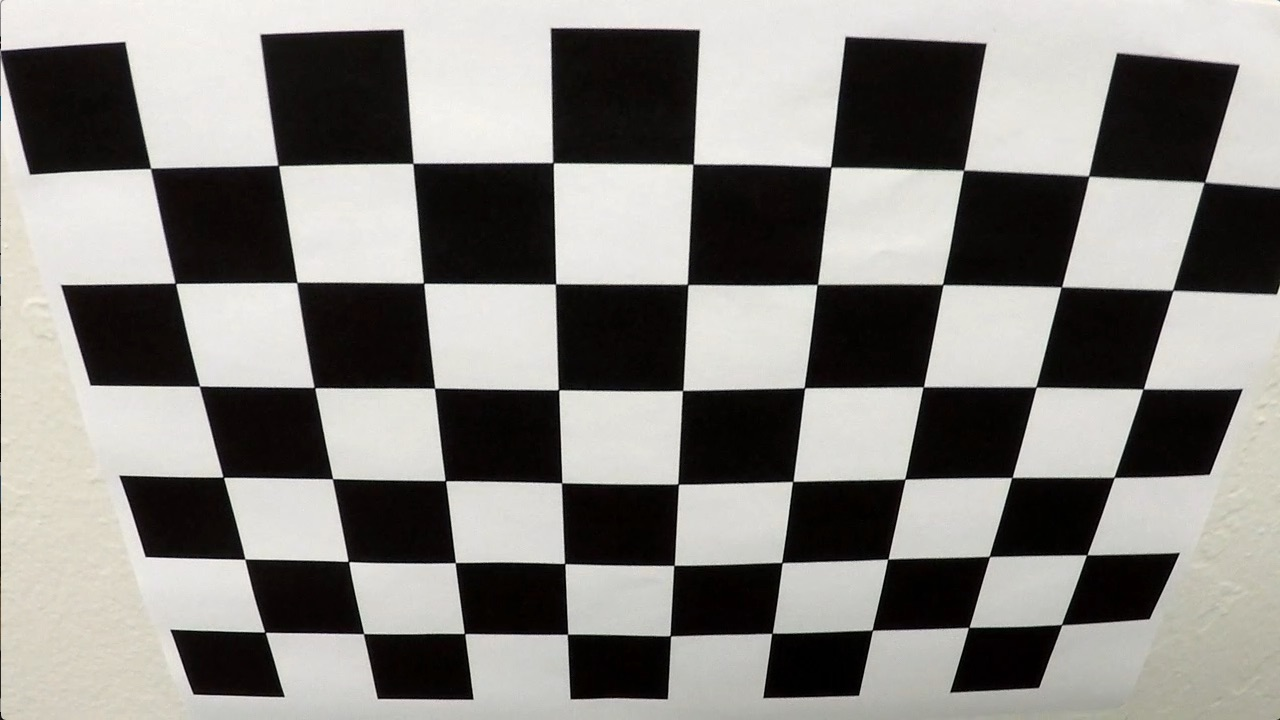
#> input picture camera_cal/calibration2.jpg, 1280 x 720 px; the run also reads 1 picture not shown here
$ jupyter execute P4_adv_lane_finding.ipynb
#> lines starting #> are read from the running program, lines starting #| are printed output that depends on the picture; after the words box and inside, x2 and y2 are one past the last pixel; in counts of white or black regions, pixels touching at a corner belong together
[cell 1]
#Calibrating the camera
import numpy as np
import cv2
import matplotlib.pyplot as plt
import matplotlib.image as mpimg

# prepare object points
nx = 9 #TODO: enter the number of inside corners in x
ny = 6 #TODO: enter the number of inside corners in y

# Make a list of calibration images
fname = './camera_cal/calibration2.jpg'
img = cv2.imread(fname)
#> img is the input picture: shape (720, 1280, 3); mean B, G, R 128.5, 132.4, 134.4

# Convert to grayscale
gray = cv2.cvtColor(img, cv2.COLOR_BGR2GRAY)

# Find the chessboard corners
ret, corners = cv2.findChessboardCorners(gray, (nx, ny), None)
#> ret = True; corners = 54 rows, first 8: [150.6, 168.4], [278.3, 165.4], [412.9, 163.5], [553, 162.6], [693.2, 164.2], [830.6, 166.9], [963.5, 170.4], [1088.6, 176.1]

# If found, draw corners
if ret == True:
    # Draw and display the corners
    cv2.drawChessboardCorners(img, (nx, ny), corners, ret)
#> img: shape (720, 1280, 3); 3.76% of pixels changed, all inside (x1, y1, x2, y2) = (145, 157, 1211, 643)
    plt.imshow(img)

[cell 2]
# prepare object points, like (0,0,0), (1,0,0), (2,0,0) ....,(6,5,0)
import glob

objp = np.zeros((6*9,3), np.float32)
objp[:,:2] = np.mgrid[0:9, 0:6].T.reshape(-1,2)

#print(" objp = ",objp)
# Arrays to store object points and image points from all the images.
objpoints = [] # 3d points in real world space
imgpoints = [] # 2d points in image plane.

# Make a list of calibration images
images = glob.glob('camera_cal/calibration*.jpg')

# Step through the list and search for chessboard corners
for idx, fname in enumerate(images):
    img = cv2.imread(fname)
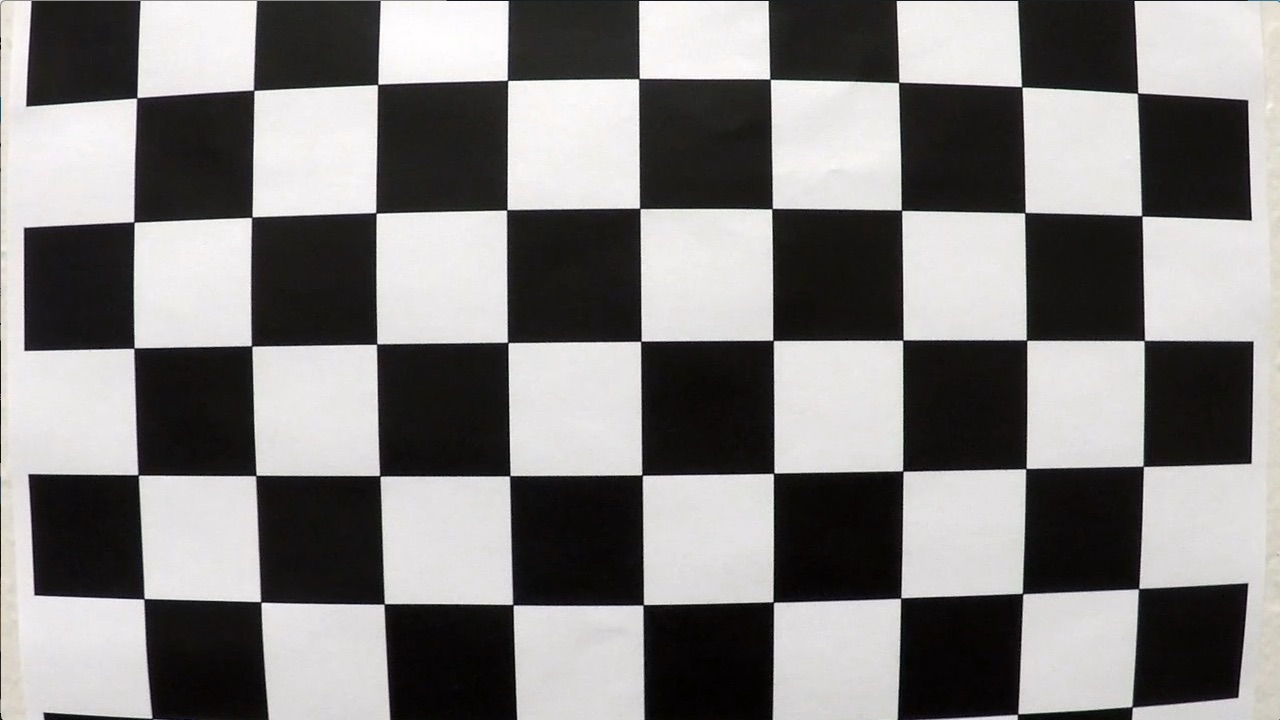
#> input picture camera_cal/calibration1.jpg, 1280 x 720 px
#> img is the input picture: shape (720, 1280, 3); mean B, G, R 127.8, 128.4, 130.1
    gray = cv2.cvtColor(img, cv2.COLOR_BGR2GRAY)

    # Find the chessboard corners
    ret, corners = cv2.findChessboardCorners(gray, (9,6), None)
#> ret = False; corners = None

    # If found, add object points, image points
    if ret == True:
        objpoints.append(objp)
        imgpoints.append(corners)

        # Draw and display the corners
        cv2.drawChessboardCorners(img, (9,6), corners, ret)
        #write_name = 'corners_found'+str(idx)+'.jpg'
        #cv2.imwrite(write_name, img)
        cv2.imshow('img', img)
        cv2.waitKey(500)
    else :
        print("Not used- ",fname)
#> pass 2 of the loop `for idx, fname in enumerate(images):`:
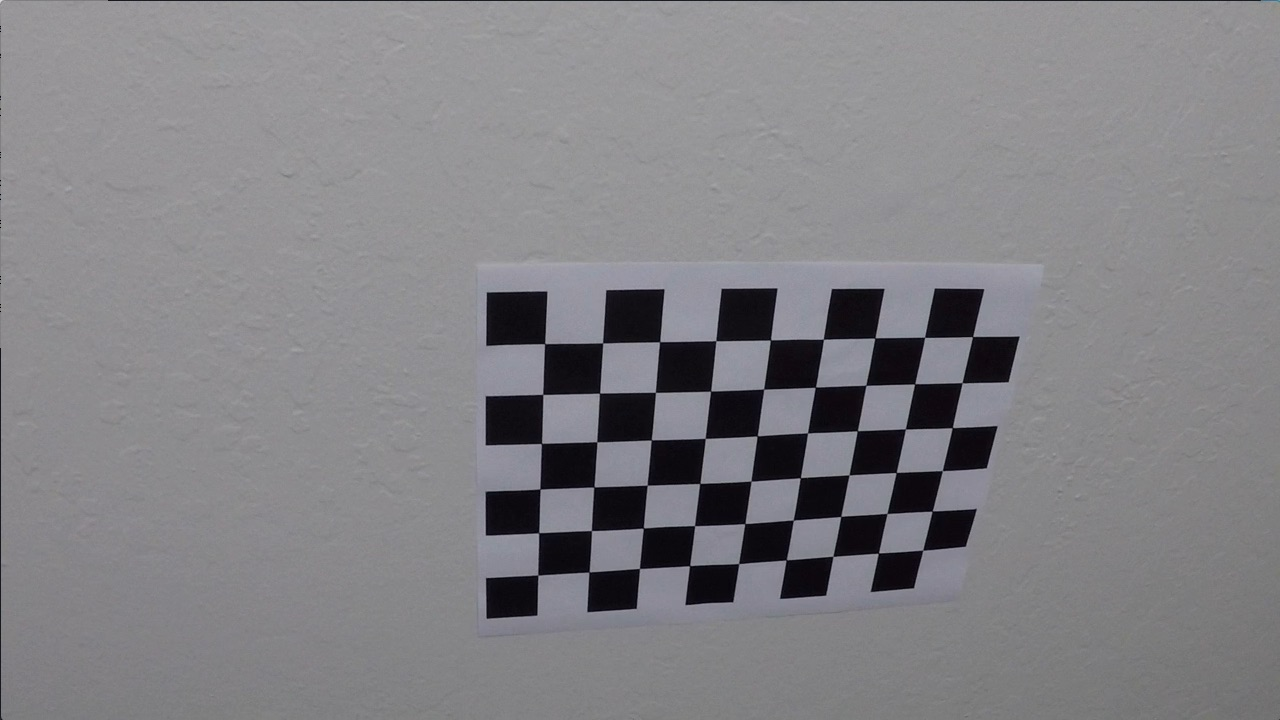
#> input picture camera_cal/calibration10.jpg, 1280 x 720 px
#> img is the input picture: shape (720, 1280, 3); mean B, G, R 133.1, 129.4, 130.2
#> `ret, corners = cv2.findChessboardCorners(gray, (9,6), None)`: ret = True; corners = 54 rows, first 8: [545.3, 343.1], [602.7, 342.8], [660.1, 341.3], [715.8, 340.7], [770.6, 340], [823.5, 339.2], [874.3, 338.5], [925.1, 337.4]
#> `cv2.drawChessboardCorners(img, (9,6), corners, ret)`:
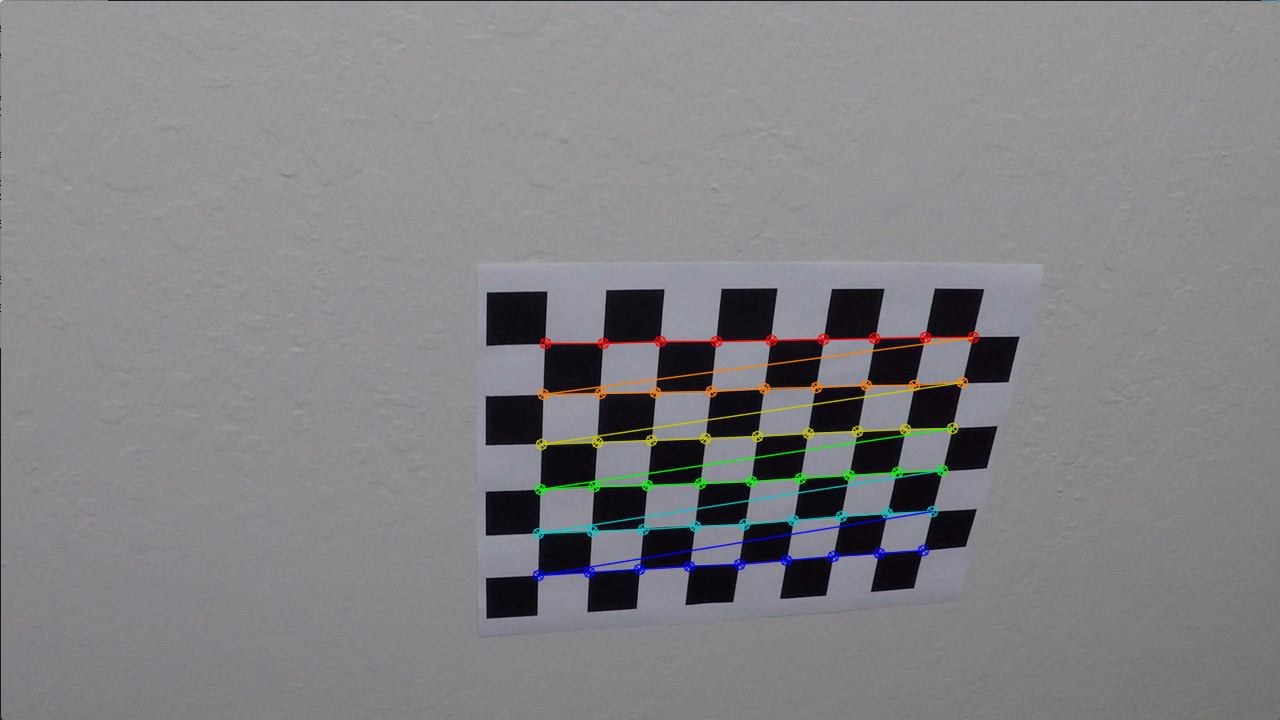
#> img: shape (720, 1280, 3); 1.91% of pixels changed, all inside (x1, y1, x2, y2) = (532, 331, 980, 582)

cv2.destroyAllWindows()

[cell 3]
import pickle
img = mpimg.imread('test_images/straight_lines1.jpg')
gray = cv2.cvtColor(img, cv2.COLOR_RGB2GRAY)
plt.imshow(gray, cmap = 'gray')
print(gray.shape)
#| (720, 1280)

# Do camera calibration given object points and image points
ret, mtx, dist, rvecs, tvecs = cv2.calibrateCamera(objpoints, imgpoints, gray.shape[::-1],None,None)

undistorted = cv2.undistort(gray, mtx, dist, None, mtx)
cv2.imwrite('output_images/test_undist.jpg',undistorted)

# Save the camera calibration result for later use (we won't worry about rvecs / tvecs)
dist_pickle = {}
dist_pickle["mtx"] = mtx
dist_pickle["dist"] = dist
pickle.dump( dist_pickle, open( "output_images/wide_dist_pickle.p", "wb" ) )
#dst = cv2.cvtColor(dst, cv2.COLOR_BGR2RGB)
# Visualize undistortion
f, (ax1, ax2) = plt.subplots(1, 2, figsize=(20,10))
ax1.imshow(img, cmap = 'gray')
ax1.set_title('Original Image', fontsize=30)
ax2.imshow(undistorted, cmap = 'gray')
ax2.set_title('Undistorted Image', fontsize=30)

## Perspective Transform

[cell 4]
dist_pickle = pickle.load( open( "output_images/wide_dist_pickle.p", "rb" ) )
mtx = dist_pickle["mtx"]
dist = dist_pickle["dist"]

# Read in an image
img = mpimg.imread('camera_cal/calibration3.jpg')
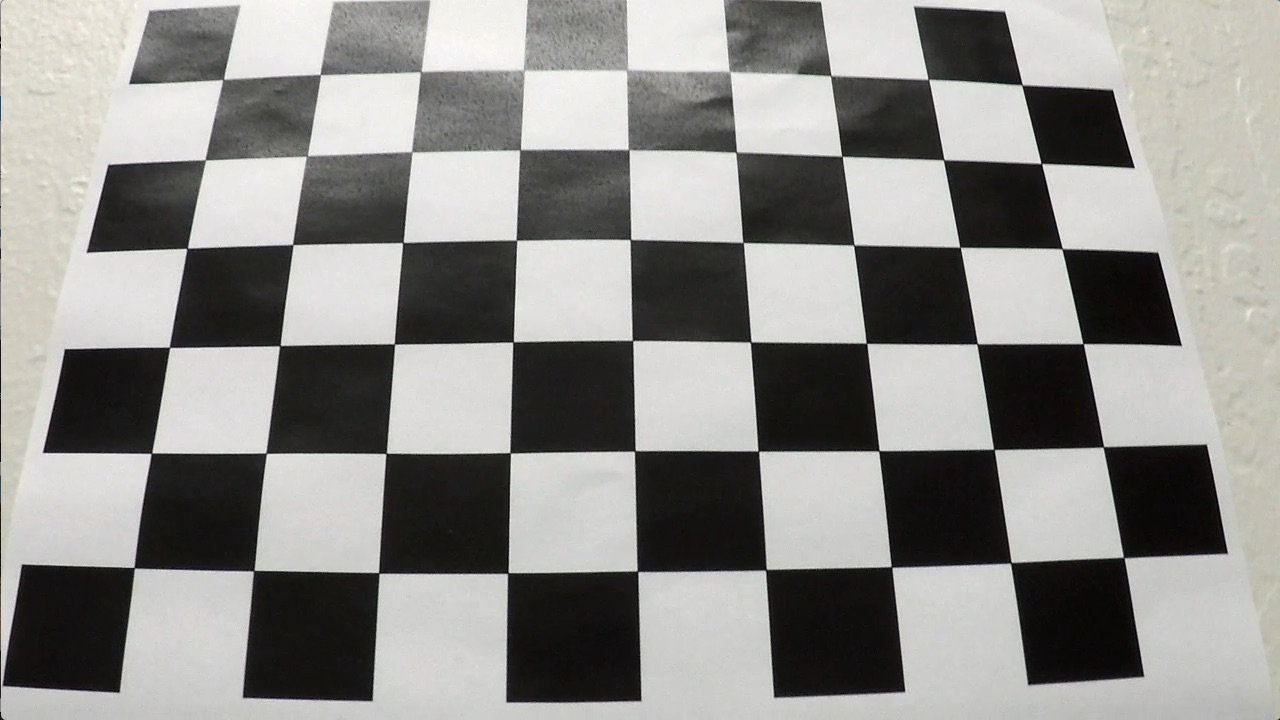
#> input picture camera_cal/calibration3.jpg, 1280 x 720 px
#> img is the input picture: shape (720, 1280, 3); mean R, G, B 141.8, 141, 138.1
nx = 9 # the number of inside corners in x
ny = 6 # the number of inside corners in y
print("Image shape", img.shape)
#| Image shape (720, 1280, 3)
size_y = img.shape[0]
size_x = img.shape[1]
print("size_y",size_y)
#| size_y 720
print("size_x",size_x)
#| size_x 1280

MARGIN = 100
# MODIFY THIS FUNCTION TO GENERATE OUTPUT
# THAT LOOKS LIKE THE IMAGE ABOVE
def corners_unwarp(img, nx, ny, mtx, dist):
    # Pass in your image into this function
    # Write code to do the following steps
    # 1) Undistort using mtx and dist
#> called with nx = 9, ny = 6, mtx = array of shape (3, 3), dist = array of shape (1, 5)
    img = cv2.undistort(img, mtx, dist, None, mtx)
    # 2) Convert to grayscale
    gray = cv2.cvtColor(img, cv2.COLOR_BGR2GRAY)
    # 3) Find the chessboard corners
    ret, corners = cv2.findChessboardCorners(gray, (nx,ny),None)
    # 4) If corners found:
            # a) draw corners
            # b) define 4 source points src = np.float32([[,],[,],[,],[,]])
                 #Note: you could pick any four of the detected corners
                 # as long as those four corners define a rectangle
                 #One especially smart way to do this would be to use four well-chosen
                 # corners that were automatically detected during the undistortion steps
                 #We recommend using the automatic detection of corners in your code
            # c) define 4 destination points dst = np.float32([[,],[,],[,],[,]])
            # d) use cv2.getPerspectiveTransform() to get M, the transform matrix
            # e) use cv2.warpPerspective() to warp your image to a top-down view
    #print(corners)
    if ret== True:
        cv2.drawChessboardCorners(img, (nx,ny), corners,ret)
#> img: shape (720, 1280, 3); mean of channels 0, 1, 2 134.7, 134.9, 132
        # source points
        src = corners[0,0,:]
        src = np.append(src,corners[nx-1,0,:])
        src = np.append(src,corners[nx*ny-nx,0,:])
        src = np.append(src,corners[nx*ny-1,0,:])
        src = src.reshape(-1,2)

        #print("src",src)

        # destination points

        dst = np.float32([[MARGIN,MARGIN],[size_x-MARGIN,MARGIN],[MARGIN,size_y-MARGIN],[size_x-MARGIN,size_y-MARGIN]])
        print("src.shape",src.shape)
#| src.shape (4, 2)
        print("dst.shape",dst.shape)
#| dst.shape (4, 2)
        M = cv2.getPerspectiveTransform(src,dst)
        warped = cv2.warpPerspective(img, M, (size_x,size_y) , flags=cv2.INTER_LINEAR)

    return warped, M

top_down, perspective_M = corners_unwarp(img, nx, ny, mtx, dist)
f, (ax1, ax2) = plt.subplots(1, 2, figsize=(24, 9))
f.tight_layout()
ax1.imshow(img)
ax1.set_title('Original Image', fontsize=50)
ax2.imshow(top_down)
ax2.set_title('Undistorted and Warped Image', fontsize=50)
plt.subplots_adjust(left=0., right=1, top=0.9, bottom=0.)

### Perspective on Test Image

[cell 5]
dist_pickle = pickle.load( open( "output_images/wide_dist_pickle.p", "rb" ) )
mtx = dist_pickle["mtx"]
dist = dist_pickle["dist"]
img = mpimg.imread('test_images/straight_lines1.jpg')
gray  = cv2.cvtColor(img, cv2.COLOR_RGB2GRAY)
plt.imshow(gray, cmap = 'gray')
#print(img.shape)
src = np.float32([[285,670],[1017,670],[596,450],[683,450]])
dst = np.float32([[250,700],[950,700],[250,0],[950,0]])

#src = np.float32([[670,285],[670,1017],[450,596],[450,683]])
#dst = np.float32([[700,250],[700,950],[0,250],[0,950]])


M = cv2.getPerspectiveTransform(src,dst)
Minv = cv2.getPerspectiveTransform(src,dst)
warped = cv2.warpPerspective(img, M, (gray.shape[::-1]) , flags=cv2.INTER_LINEAR)


f, (ax1, ax2) = plt.subplots(1, 2, figsize=(24, 9))
f.tight_layout()
ax1.imshow(img)
ax1.set_title('Original Image', fontsize=50)
ax2.imshow(warped)
ax2.set_title('Undistorted and Warped Image', fontsize=50)
plt.subplots_adjust(left=0., right=1, top=0.9, bottom=0.)

[cell 6]
# definition
def plot_two_images(img1,img2):
    f, (ax1, ax2) = plt.subplots(1, 2, figsize=(24, 9))
    f.tight_layout()
    ax1.imshow(img1)
    ax2.imshow(img2)
    plt.subplots_adjust(left=0., right=1, top=0.9, bottom=0.)

def rgb_gray(img):
    return cv2.cvtColor(img, cv2.COLOR_RGB2GRAY)

def bgr_gray(img):
    return cv2.cvtColor(img, cv2.COLOR_BGR2GRAY)

img = mpimg.imread('test_images/test3.jpg')
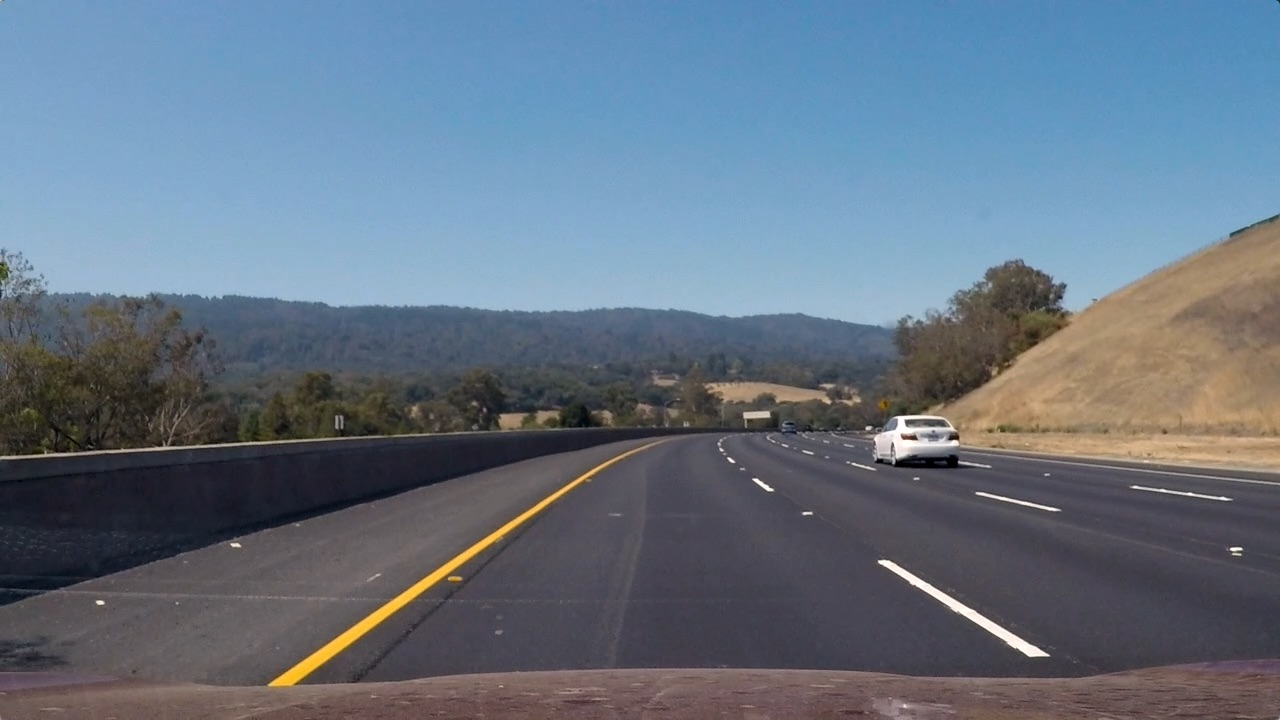
#> input picture test_images/test3.jpg, 1280 x 720 px
#> img is the input picture: shape (720, 1280, 3); mean R, G, B 101.1, 115.3, 130.7
gray = rgb_gray(img)
warped = cv2.warpPerspective(img, M, (gray.shape[::-1]) , flags=cv2.INTER_LINEAR)
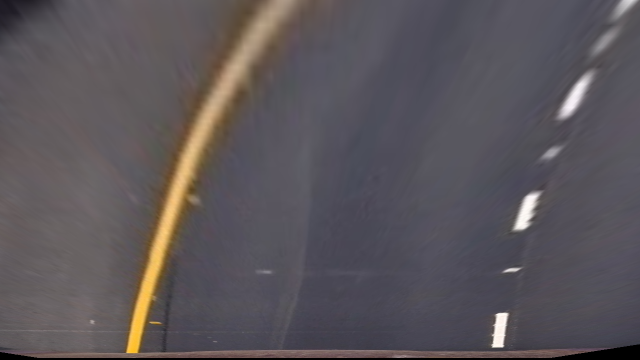
#> warped: shape (720, 1280, 3) (shown at 1/2 size); mean R, G, B 91.1, 85.7, 90

plot_two_images(img, warped)
